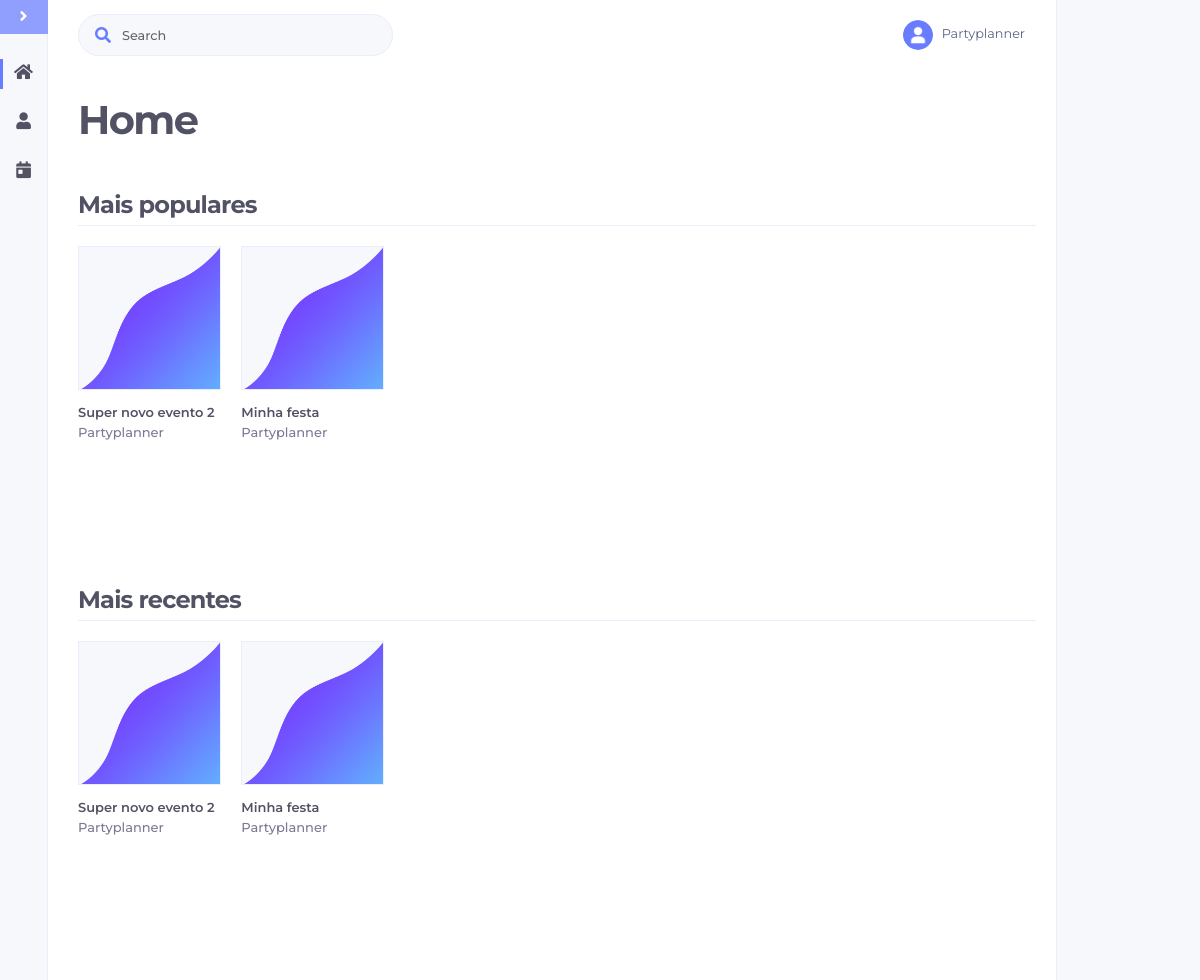
The page /view/home.php (signed in) on the database its author committed.
### tables this page shows
CREATE TABLE `eventos` (
  `id` bigint(20) UNSIGNED NOT NULL,
  `idUsuario` bigint(20) NOT NULL,
  `nome` varchar(191) NOT NULL,
  `descricao` varchar(9999) DEFAULT NULL,
  `status` int(11) NOT NULL DEFAULT '0'
);

CREATE TABLE `usuario` (
  `id` bigint(20) NOT NULL,
  `nome` varchar(100) NOT NULL,
  `email` varchar(200) NOT NULL,
  `senha` varchar(20) NOT NULL,
  `tipo` char(1) NOT NULL,
  `cnpj` char(14) DEFAULT NULL,
  `telefone` bigint(20) DEFAULT NULL,
  `idCategoria` int(11) DEFAULT NULL
);

### autoload.php (called while the page is built, shortened)
<?php
function autoload($classe)
{
    $classe = lcfirst($classe);
    $classe2 = lcfirst(substr($classe, 0,8));
    $classe3 = lcfirst(substr($classe, 8));
    $classe4 = lcfirst(substr($classe, 0,6));
    $classe5 = lcfirst(substr($classe, 6));
    $classe6 = lcfirst(substr($classe, 8,6));
    $classe7 = lcfirst(substr($classe, 14));
}

### modelo/database.class.php (called while the page is built, shortened)
<?php
include_once '../autoload.php';
class Database{
    protected static $conn;
    private function __construct()
    {
        try
        {
            self::$conn = new PDO("mysql:host=". Config::HOST_NAME."; dbname=".Config::DATABASE_NAME, Config::DATABASE_USER_NAME, Config::DATABASE_PASSWORD);
            self::$conn->setAttribute(PDO::ATTR_ERRMODE, PDO::ERRMODE_EXCEPTION);
            self::$conn->exec('SET NAMES utf8');
        }
        catch (PDOException $e)
        {
            $email = new Email();
            die("Connection Error: " . $e->getMessage());
        }
    }
    public static function conectar()
    {
        return self::$conn;
    }
    public static function desconectar()
    {
        if (self::$conn)
        {
            self::$conn = null;
        }
    }
}

### controle/controle.evento.publicado.class.php (called while the page is built, shortened)
<?php
class ControleEventoPublicado extends ControleBase {
    private $evento;
    public function __construct() {
        $this->evento = new EventoPublicado();
    }
    public function controleAcao($acao,$param=null,$param2=null){
        switch ($acao) {
            default:
                return parent::controleAcao($acao,$param,$param2);
                break;
        }
    }
    protected function listarTodos($param=null, $param2){
        return $this->evento->listarTodos($param, $param2);
    }
}

### modelo/evento.publicado.class.php (called while the page is built, shortened)
<?php
class EventoPublicado implements IBaseModelo{
    private $id;
    private $nome;
    private $idUsuario;
    private $conn;
    public function getId() {
        return $this->id;
    }
    public function getNome() {
        return $this->nome;
    }
    public function getIdUsuario() {
        return $this->idUsuario;
    }
    public function __construct() {
        $this->conn = Database::conectar();
    }
    public function listarTodos($nome=null, $idUsuario){
        try{
            if(!is_null($nome)){
                $query="SELECT id,nome,descricao,status,idUsuario FROM eventos WHERE status = :status AND nome LIKE :nome";
            }else{
                $query="SELECT id,nome,descricao,status,idUsuario FROM eventos WHERE status = :status";
            }
            $this->stmt= $this->conn->prepare($query);
            $this->stmt->bindValue(':status', 1, PDO::PARAM_INT);
            if($this->stmt->execute()){
                $eventos = $this->stmt->fetchAll(PDO::FETCH_CLASS,"EventoPublicado");
            }
            return $eventos;
        } catch(PDOException $e) {
            echo "<div class='alert alert-danger'>".$e->getMessage()."</div>";
            return null;
        }
    }
}

### controle/controle.base.class.php (called while the page is built, shortened)
<?php
abstract class ControleBase {
    public function controleAcao($acao,$param=null, $param2=null) {
        switch ($acao) {
             case "listarTodos":
                return $this->listarTodos($param, $param2);
                break;
            case "listarUnico":
                return $this->listarUnico($param);
                break;
        }
    }
}
?>

### controle/controle.organizador.class.php (called while the page is built, shortened)
<?php
class ControleOrganizador extends ControleBase {
    private $organizador;
    public function __construct() {
        $this->organizador = new Organizador();
    }
    public function controleAcao($acao,$param=null,$param2=null){
        switch ($acao) {
            default:
                return parent::controleAcao($acao,$param,$param2);
                break;
        }
    }
    protected function listarUnico($param){
        return $this->organizador->listarUnico($param);
    }
}

### modelo/organizador.class.php (called while the page is built, shortened)
<?php
class Organizador implements IBaseModelo{
    private $nome;
    private $conn;
    public function getNome() {
        return $this->nome;
    }
    public function __construct() {
        $this->conn = Database::conectar();
    }
    public function listarUnico($id){
        try{
            $query="SELECT id,nome,email,senha FROM usuario WHERE id=:id";
            $this->stmt= $this->conn->prepare($query);
            $this->stmt->bindValue(':id', $id, PDO::PARAM_INT);
            if($this->stmt->execute()){
                $organizador = $this->stmt->fetchAll(PDO::FETCH_CLASS,"Organizador");
            }
            return $organizador[0];
        } catch(PDOException $e) {
            echo "<div class='alert alert-danger'>".$e->getMessage()."</div>";
            return null;
        }
    }
}

### view/home.php (the view, shortened to what this page needs)
<?php
	include_once '../autoload.php';
	$eventoControle = new ControleEventoPublicado();
	$eventosPublicados = array();
	if(isset($_GET['procure'])){
		$eventosPublicados = $eventoControle->controleAcao("listarTodos", $_GET['procure']);
	}else{
		$eventosPublicados = $eventoControle->controleAcao("listarTodos");
	}
	$usuarioControle = new ControleOrganizador();
?>
<!DOCTYPE html>
<html>
<?php
include_once('include/head.php');
?>
<body>
    <div class="wrapper">
    	<?php
    	include_once('include/sidebar.php');
    	?>
    	<div id="page">
    		<?php include_once('include/navbar.php'); ?>
			<div class="filtros">Home</div>
			<div id="eventos">
			<div class="filtros-mini">Mais populares</div>
			<div id="mais-populares" style="white-space: nowrap; overflow: auto; margin-bottom: 100px;">
				<?php
					if(!empty($eventosPublicados)){
						foreach (array_reverse($eventosPublicados) as $ev) {
							$usuarioUnico = $usuarioControle->controleAcao('listarUnico', $ev->getIdUsuario());
							echo "<div class='content photo' style='float: none; margin-right: 2.1%;'>
					<div class='card' data-id=".$ev->getId().">
					<img class='card-img-top' src='img/brand/background4.png' alt='Card image cap'>
					<div class='card-body'>
						<h5 class='card-title'>".$ev->getNome()."</h5>
						<h5 class='card-title' style='font-weight: 500; color: rgba(50, 50, 93, 0.65);'>".$usuarioUnico->getNome()."</h5>
					</div>
					</div>
				</div>";
						}
					}
				?>
			</div>
			</div>
			<div class="filtros-mini">Mais recentes</div>
			<div id="mais-recentes" style="white-space: nowrap; overflow: auto; margin-bottom: 100px;">
				<?php
					if(!empty($eventosPublicados)){
						foreach (array_reverse($eventosPublicados) as $ev) {
							$usuarioUnico = $usuarioControle->controleAcao('listarUnico', $ev->getIdUsuario());
							echo "<div class='content photo' style='float: none; margin-right: 2.1%;'>
					<div class='card' data-id=".$ev->getId().">
					<img class='card-img-top' src='img/brand/background4.png' alt='Card image cap'>
					<div class='card-body'>
						<h5 class='card-title'>".$ev->getNome()."</h5>
						<h5 class='card-title' style='font-weight: 500; color: rgba(50, 50, 93, 0.65);'>".$usuarioUnico->getNome()."</h5>
					</div>
					</div>
				</div>";
						}
					}
				?>
			</div>
			</div>
		<div id="action-bar">
		</div>
    </div>
</body>
</html>

### view/css/main.css (style rules this page uses)
.wrapper { display: flex; align-items: stretch; width: 100%; margin-left: auto; margin-right: auto; display: flex; align-items: stretch; }
html { height: 100%; }
body { font-family: 'Montserrat' !important; background-color: #fff !important; height: 100%; overflow: hidden; }
#page { width: 84%; padding: 0px 0px 0px 30px; overflow: auto; max-height: 100vh; text-align: left; }
#page .content { display: inline-block; }
.content { margin-right: 2%; margin-bottom: 30px; float: left; box-sizing: border-box; padding: 10px 30px; line-height: 30px; }
.photo { padding: 0px !important; background-color: transparent !important; width: 14.6%; }
.photo .card { background-color: transparent !important; }
.filtros { margin: 0px 0px 20px 0px; font-weight: bold; line-height: 100px; font-family: Montserrat; font-size: 2.5rem; letter-spacing: -0.1rem; color: #525265; }
.filtros-mini { margin: 0px 2% 20px 0px; font-weight: bold; padding-bottom: 5px; font-family: Montserrat; color: #525265; line-height: 30px; font-size: 1.5rem; letter-spacing: -0.05rem; border-bottom: solid 1px #eaedfa; }
.content .card .card-img-top { height: calc(84vw / 6.98); background-color: #F7F8FC; border-radius: 0px; cursor: pointer; border: solid 1px #eaedfa; }
.card-title { white-space: nowrap; overflow: hidden; }
.card-body { padding: 0.8rem 0px !important; font-weight: bold; }
#action-bar { width: 12%; min-height: 100vh; display: inline-block; background-color: #F7F8FC; border-left: solid 1px #eaedfa; }

### rows shown on the page
eventos: nome "Super novo evento 2", idUsuario.nome "Partyplanner"
eventos: nome "Minha festa", idUsuario.nome "Partyplanner"

### other values the page prints
$_SESSION['usuario'] "Partyplanner"
